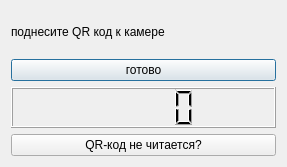
<?xml version="1.0" encoding="UTF-8"?>
<ui version="4.0">
 <class>Action_with_QR_code</class>
 <widget class="QDialog" name="Action_with_QR_code">
  <property name="geometry">
   <rect>
    <x>0</x>
    <y>0</y>
    <width>287</width>
    <height>167</height>
   </rect>
  </property>
  <property name="windowTitle">
   <string>Поднесите QR код</string>
  </property>
  <layout class="QVBoxLayout" name="verticalLayout">
   <item>
    <widget class="QLabel" name="label">
     <property name="text">
      <string>поднесите QR код к камере</string>
     </property>
    </widget>
   </item>
   <item>
    <widget class="QPushButton" name="pushButton">
     <property name="text">
      <string>готово</string>
     </property>
    </widget>
   </item>
   <item>
    <widget class="QLCDNumber" name="lcdNumber"/>
   </item>
   <item>
    <widget class="QPushButton" name="pushButton_2">
     <property name="text">
      <string>QR-код не читается?</string>
     </property>
    </widget>
   </item>
  </layout>
 </widget>
 <resources/>
 <connections/>
</ui>
